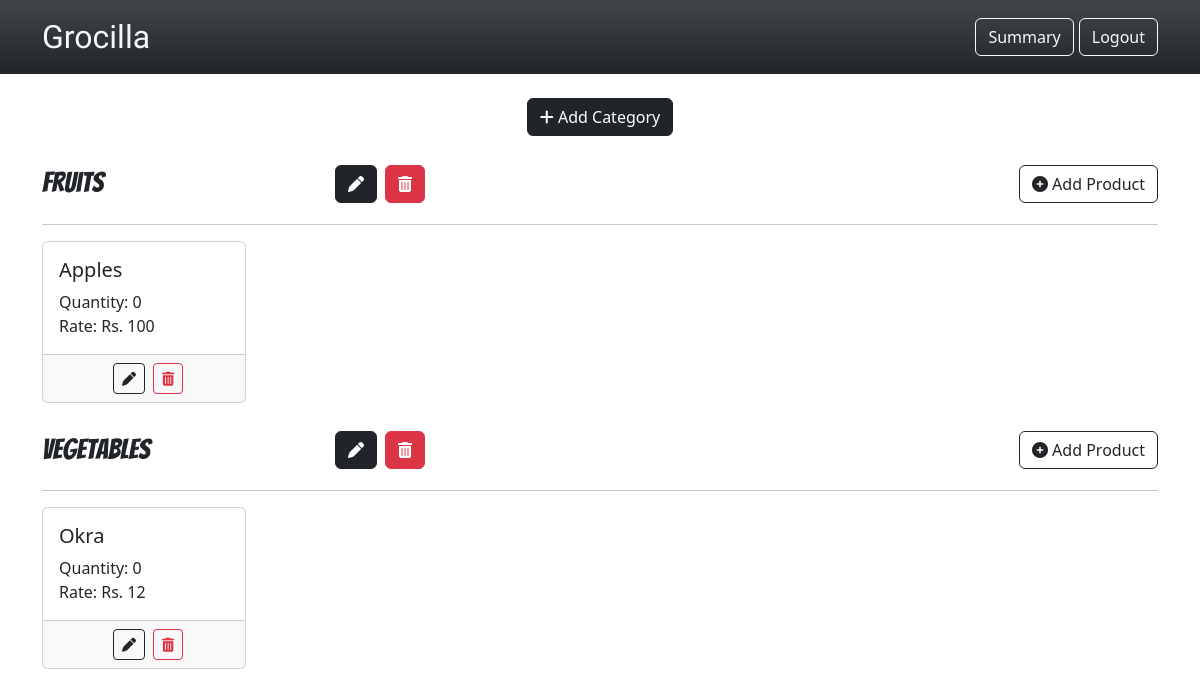
/admin_dashboard (signed in), run on an earlier commit of the app's database.
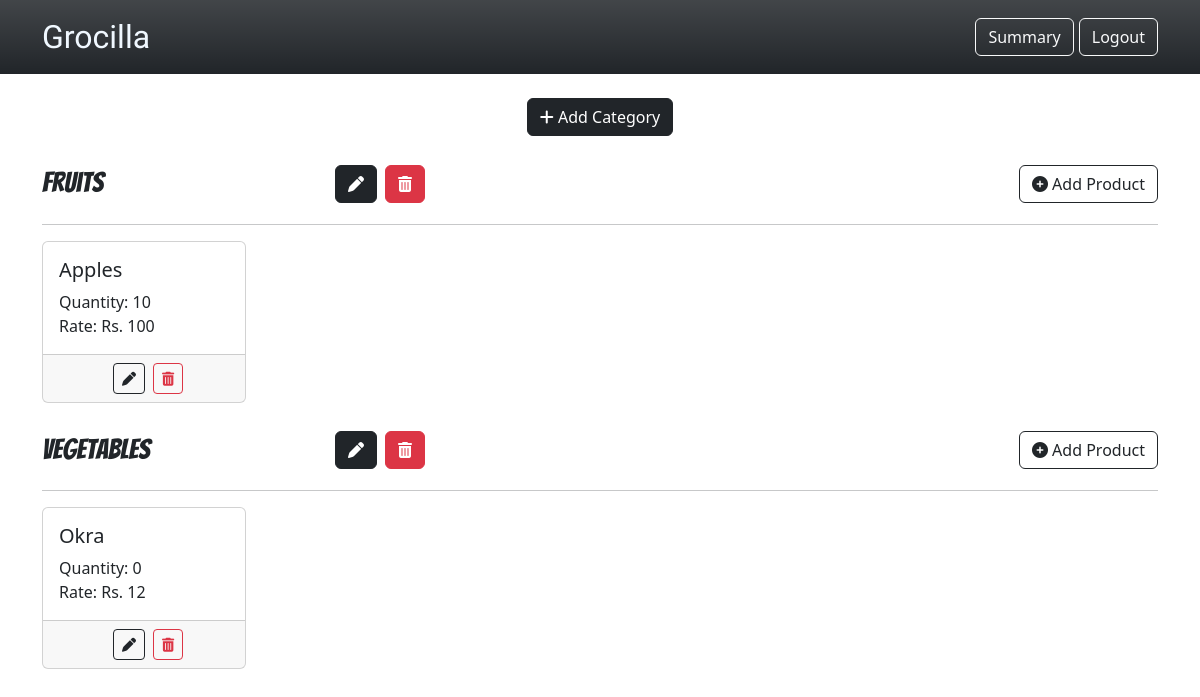
And on a later commit of the database.
### webapp/models.py (models this page shows)
class Product(db.Model):
    __tablename__ = "products"
    pid = db.Column(db.Integer, primary_key = True)
    pname = db.Column(db.String(50), unique=True)
    manf_date = db.Column(db.Date)
    exp_date = db.Column(db.Date)
    unit = db.Column(db.String(10))
    rateperunit = db.Column(db.Integer)
    quantity = db.Column(db.Integer)
    category_id = db.Column(db.Integer, db.ForeignKey("categories.cid", ondelete = "CASCADE"))
    bookings = db.relationship("Booking", backref = "product", cascade = "all, delete", passive_deletes = True)

### webapp/views.py (the view)
@views.route('/admin_dashboard')
@admin_required
@login_required
def admin_dashboard():
    categories = Category.query.all()
    products = Product.query.all()
    return render_template("admin_dashboard.html", categories = categories, products = products)

### webapp/views.py (called while the page is built)
def admin_required(func):
    @wraps(func)
    def decorated_function(*args, **kwargs):
        if not current_user.is_authenticated:
            if current_user.role != 'admin':
                flash('Unauthorised access! You need admin privileges to access this page!', category='error')
                return redirect(url_for('auth.user_login'))
        return func(*args, **kwargs)
    return decorated_function

### webapp/templates/admin_dashboard.html (shortened to what this page needs)
    {% extends "admin_base.html" %}
    {% block body %}
    <div class="text-center my-4" >
        <button type="button" class="btn btn-dark" data-bs-toggle="modal" data-bs-target="#AddCategoryModal"><i class="fa fa-plus"></i> Add Category</button>
    </div>
    {% for category in categories %}
    <div class="container mb-4">
        <div class="row">
            <h5 class="col-3" style="margin-top: 6px; font-family: 'Bangers';font-size: 28px;">{{ category["cname"] }}</h5>
            <div class="d-flex col-2 align-items-center">
                <button class="btn btn-dark mx-2" type="button" data-bs-toggle="modal" data-bs-target="#{{ category['cid'] }}EditCategoryModal"><i class="fa-solid fa-pen"></i></button>
                <a href="/delete/category/{{ category['cid'] }}" class="btn btn-danger" type="submit"><i class="fa-solid fa-trash-can"></i></a>
            </div>
            <div class="d-flex col-7 align-items-center">
                <button class="btn btn-outline-dark ms-auto" type="button" data-bs-toggle="modal" data-bs-target="#{{ category['cid'] }}AddProductModal"><i class="fa-solid fa-circle-plus"></i> Add Product</button>
            </div>
        </div>
        <hr>
        <div class="row row-cols-2 row-cols-md-3 row-cols-lg-5  g-4">
            {% for product in category['products'] %}
            <div class="col">
                <div class="card h-100">
                <div class="card-body">
                    <h5 class="card-title">{{ product["pname"] }}</h5>
                    Quantity: {{ product['quantity'] }}<br>
                    Rate: Rs. {{ product["rateperunit"] }}
                </div>
                <div class="card-footer d-flex justify-content-center">
                    <button class="btn btn-outline-dark btn-sm mx-2" type="button" data-bs-toggle="modal" data-bs-target="#{{ product['pid'] }}EditProductModal"><i class="fa-solid fa-pen"></i></button>
                    <a href="/delete/product/{{ product['pid'] }}" class="btn btn-outline-danger btn-sm" type="submit"><i class="fa-solid fa-trash-can"></i></a>
                </div>
                </div>
            </div>
            {% endfor %}
        </div>
    </div>
    {% endfor %}
    {% endblock body %}

What changed in the data, as far as the page shows it:
changed Product "Apples": quantity "0" → "10"
